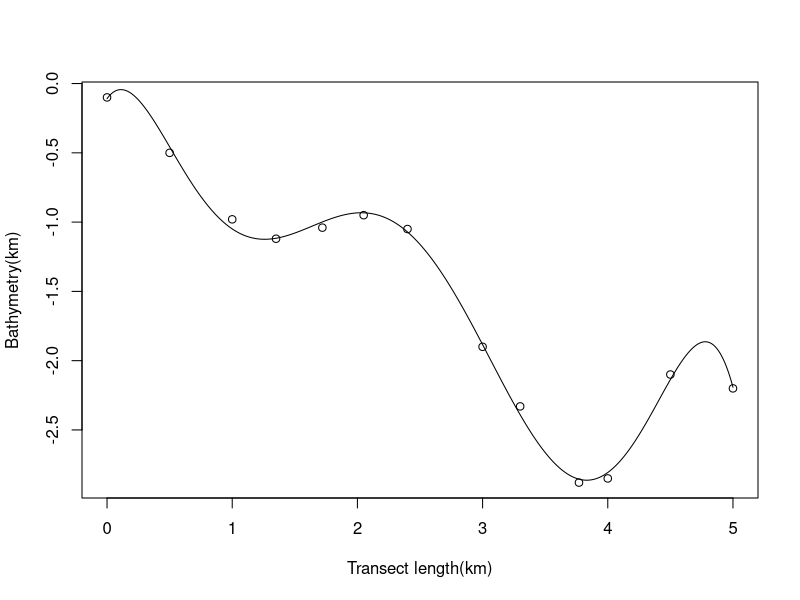

The R source for this figure:
                                        # Model data with a sixth degree polynomial
                                        # lm estimates constants of polynomial


                                        # Data
                                        #length in m
s<- c(0, 500, 1000, 1350, 1720, 2050, 2400, 3000, 3300, 3770, 4000, 4500, 5000)
                                        #depth in m
d<- c(100, 500, 980, 1120, 1040, 950, 1050, 1900, 2330, 2880, 2850, 2100, 2200)

dat<- data.frame(s,d)
depth.model<- lm(d ~ s + I(s^2) + I(s^3) + I(s^4) + I(s^5) + I(s^6), data=dat)

summary.lm(depth.model)

plot(s/1000, -d/1000, xlab="Transect length(km)", ylab="Bathymetry(km)")
fl<- seq(0,5000) # regular transect lengths to be used for prediction
lines(fl/1000, -predict(depth.model, newdata=data.frame(s=fl))/1000)

